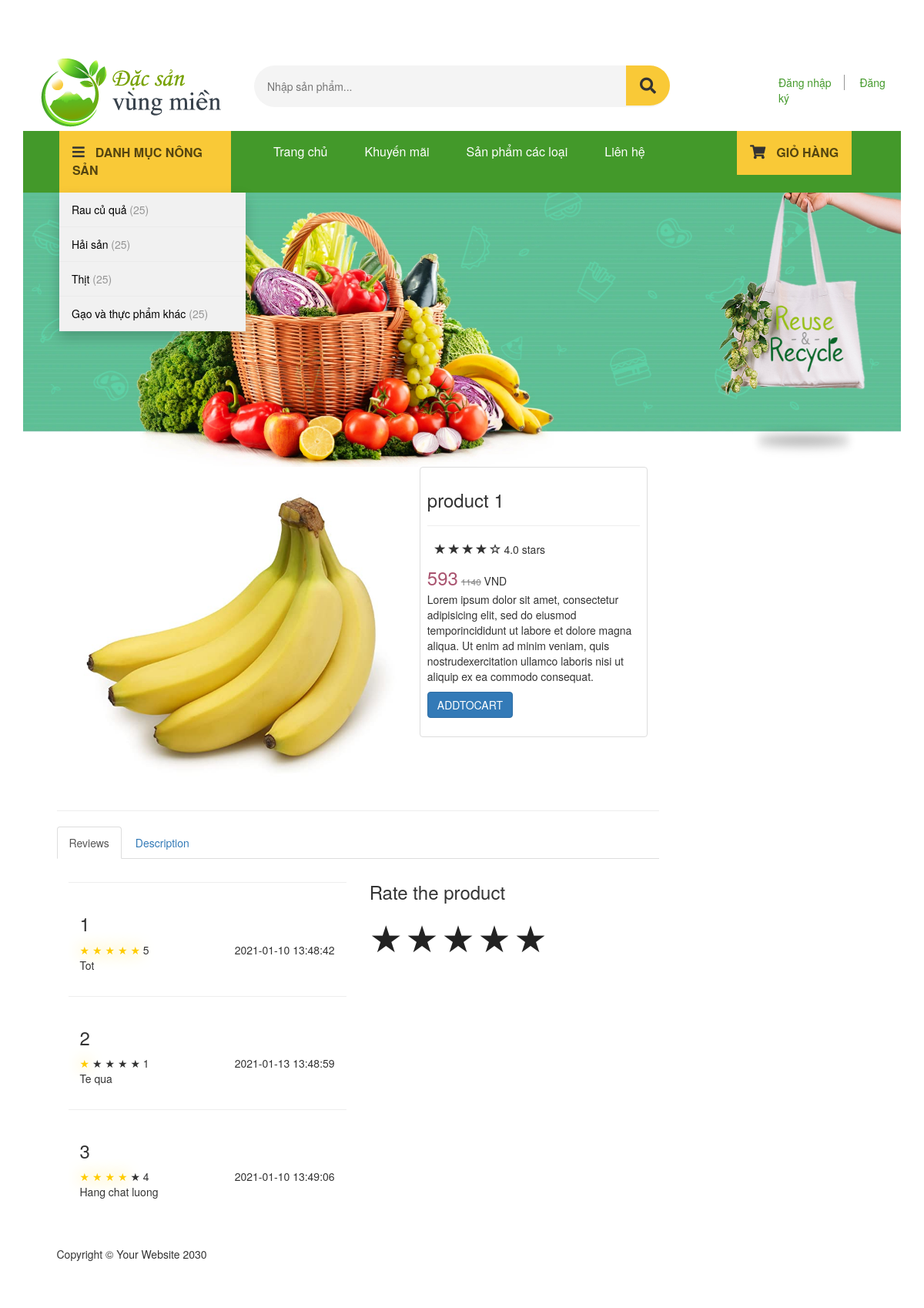
Page /item.php?id=1 on the earlier database version.
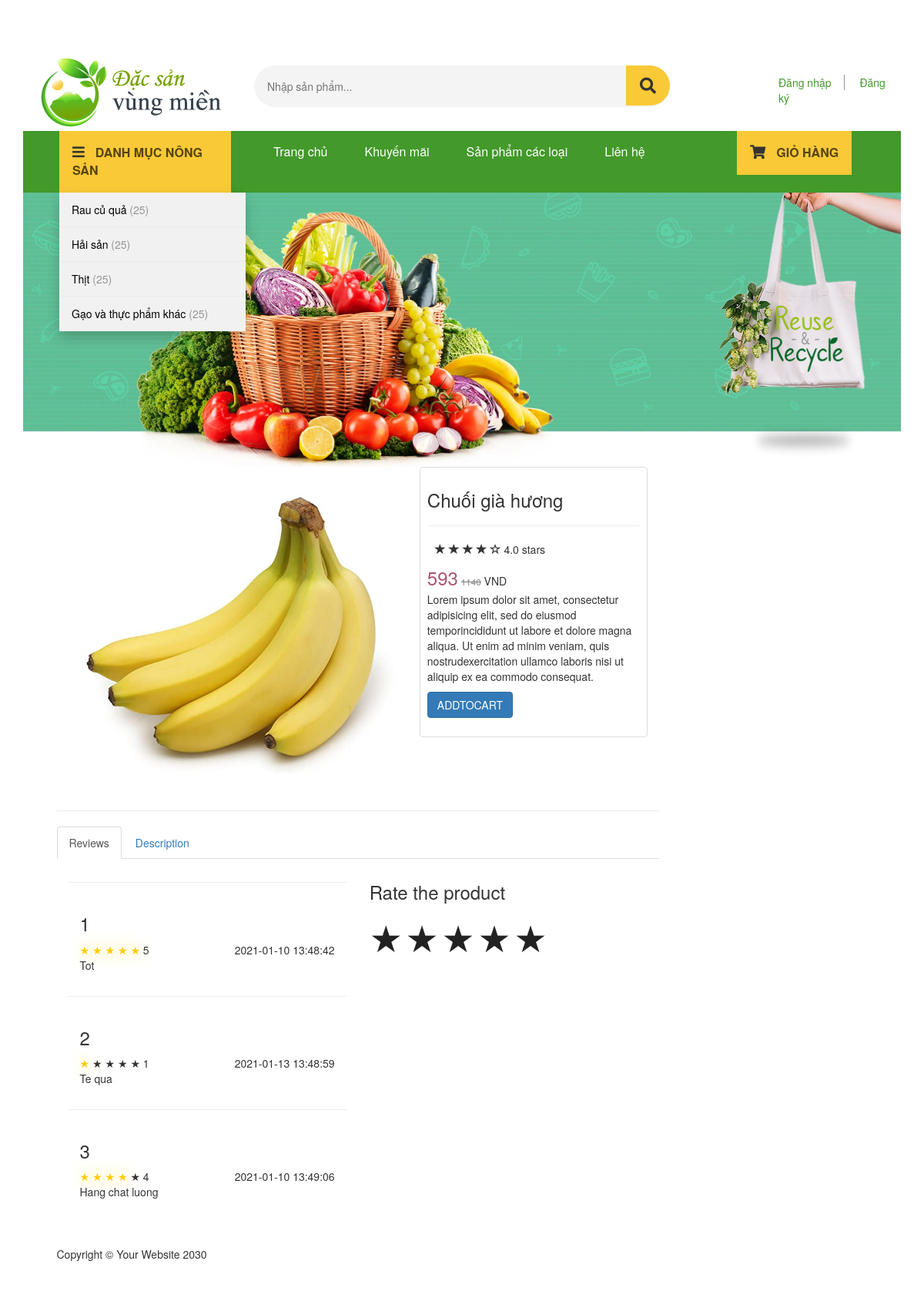
Same page on the later database version.
### tables this page shows
CREATE TABLE `products` (
  `product_id` int(11) NOT NULL,
  `product_title` varchar(255) NOT NULL,
  `product_category_id` int(11) NOT NULL,
  `is_product_new` tinyint(1) NOT NULL,
  `is_product_sale` tinyint(1) NOT NULL,
  `product_current_price` double NOT NULL,
  `product_original_price` double NOT NULL,
  `product_price_unit` varchar(255) NOT NULL,
  `product_description` text NOT NULL,
  `short_desc` text NOT NULL,
  `product_image` varchar(255) NOT NULL
);

### resource/functions.php (called while the page is built, shortened)
<?php
function query($sql) {
    global $connection;
    return mysqli_query($connection, $sql);
}
function escape_string($string){
    global $connection;
    return mysqli_real_escape_string($connection, $string);
}
function fetch_array($result){
    return mysqli_fetch_array($result);
}
?>

### public/item.php (the view, shortened to what the changed rows need)
<?php include(TEMPLATE_FRONT . DS . "header.php") ?>
<div class="container">
    <?php
        $query = query("SELECT * FROM products WHERE product_id = " . escape_string($_GET['id']));
        $row = fetch_array($query);
        $productPrice = $row['product_current_price'];
        $originalPrice = $row['product_original_price'];
        $shortDesc = $row['short_desc'];
    ?>
    <div class="col-md-9">
        <div class="row">
            <div class="col-md-7">
                <img class="img-responsive" src="images/<?php echo $row['product_image']; ?>" alt="">
            </div>
            <div class="col-md-5">
                <div class="thumbnail">
                    <div class="caption-full">
                        <h3><?php echo $row['product_title']; ?></h3>
                        <hr>
                        <div class="ratings">
                            <p>
                            </p>
                        </div>
                        <span class="current-price"><?php echo $productPrice; ?></span>
                        <span class="original-price"><?php echo $originalPrice; ?></span>
                        <span> VND</span>
                        <p><?php echo $shortDesc; ?></p>
                        <form action="">
                            <div class="form-group">
                            </div>
                        </form>
                    </div>
                </div>
            </div>
        </div>
    </div>
</div>
<?php include(TEMPLATE_FRONT . DS . "footer.php") ?>

Differences in the rows shown:
changed products: product_title "product 1" → "Chuối già hương"
